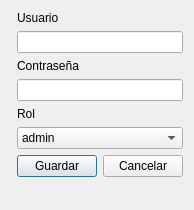
<?xml version="1.0" encoding="UTF-8"?>
<ui version="4.0">
 <class>RegisterDialog</class>
 <widget class="QDialog" name="RegisterDialog">
  <property name="geometry">
   <rect>
    <x>0</x>
    <y>0</y>
    <width>185</width>
    <height>210</height>
   </rect>
  </property>
  <property name="windowTitle">
   <string>Dialog</string>
  </property>
  <layout class="QVBoxLayout" name="verticalLayout">
   <item>
    <layout class="QFormLayout" name="formLayout">
     <item row="0" column="1">
      <widget class="QLabel" name="label">
       <property name="text">
        <string>Usuario</string>
       </property>
      </widget>
     </item>
     <item row="2" column="1">
      <widget class="QLabel" name="label_2">
       <property name="text">
        <string>Contraseña</string>
       </property>
      </widget>
     </item>
     <item row="4" column="1">
      <widget class="QLabel" name="label_3">
       <property name="text">
        <string>Rol</string>
       </property>
      </widget>
     </item>
     <item row="1" column="1">
      <widget class="QLineEdit" name="txtUser"/>
     </item>
     <item row="3" column="1">
      <widget class="QLineEdit" name="txtPass">
       <property name="echoMode">
        <enum>QLineEdit::EchoMode::Password</enum>
       </property>
      </widget>
     </item>
     <item row="5" column="1">
      <widget class="QComboBox" name="comboRole">
       <item>
        <property name="text">
         <string>admin</string>
        </property>
       </item>
       <item>
        <property name="text">
         <string>operador</string>
        </property>
       </item>
      </widget>
     </item>
     <item row="6" column="1">
      <layout class="QHBoxLayout" name="horizontalLayout">
       <item>
        <widget class="QPushButton" name="btnSave">
         <property name="text">
          <string>Guardar</string>
         </property>
        </widget>
       </item>
       <item>
        <widget class="QPushButton" name="btnCancel">
         <property name="text">
          <string>Cancelar</string>
         </property>
        </widget>
       </item>
      </layout>
     </item>
    </layout>
   </item>
  </layout>
 </widget>
 <resources/>
 <connections/>
</ui>
